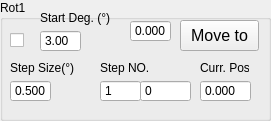
   <widget class="QGroupBox" name="rotary1Group">
    <property name="geometry">
     <rect>
      <x>10</x>
      <y>570</y>
      <width>271</width>
      <height>121</height>
     </rect>
    </property>
    <property name="title">
     <string>Rot1</string>
    </property>
    <widget class="QDoubleSpinBox" name="iRot1">
     <property name="geometry">
      <rect>
       <x>40</x>
       <y>30</y>
       <width>41</width>
       <height>22</height>
      </rect>
     </property>
     <property name="buttonSymbols">
      <enum>QAbstractSpinBox::ButtonSymbols::NoButtons</enum>
     </property>
     <property name="value">
      <double>3.000000000000000</double>
     </property>
    </widget>
    <widget class="QPushButton" name="rot1MoveTo">
     <property name="geometry">
      <rect>
       <x>180</x>
       <y>20</y>
       <width>79</width>
       <height>31</height>
      </rect>
     </property>
     <property name="font">
      <font>
       <pointsize>12</pointsize>
      </font>
     </property>
     <property name="text">
      <string>Move to</string>
     </property>
    </widget>
    <widget class="QDoubleSpinBox" name="rotary1Step">
     <property name="geometry">
      <rect>
       <x>10</x>
       <y>80</y>
       <width>41</width>
       <height>22</height>
      </rect>
     </property>
     <property name="buttonSymbols">
      <enum>QAbstractSpinBox::ButtonSymbols::NoButtons</enum>
     </property>
     <property name="decimals">
      <number>3</number>
     </property>
     <property name="value">
      <double>0.500000000000000</double>
     </property>
    </widget>
    <widget class="QSpinBox" name="rotary1StepNO">
     <property name="geometry">
      <rect>
       <x>100</x>
       <y>80</y>
       <width>41</width>
       <height>22</height>
      </rect>
     </property>
     <property name="buttonSymbols">
      <enum>QAbstractSpinBox::ButtonSymbols::NoButtons</enum>
     </property>
     <property name="maximum">
      <number>10000</number>
     </property>
     <property name="value">
      <number>1</number>
     </property>
    </widget>
    <widget class="QDoubleSpinBox" name="rot1SetPos">
     <property name="geometry">
      <rect>
       <x>130</x>
       <y>20</y>
       <width>41</width>
       <height>22</height>
      </rect>
     </property>
     <property name="buttonSymbols">
      <enum>QAbstractSpinBox::ButtonSymbols::NoButtons</enum>
     </property>
     <property name="decimals">
      <number>3</number>
     </property>
     <property name="maximum">
      <double>1000.000000000000000</double>
     </property>
    </widget>
    <widget class="QDoubleSpinBox" name="rot1CurrPos">
     <property name="geometry">
      <rect>
       <x>200</x>
       <y>80</y>
       <width>51</width>
       <height>22</height>
      </rect>
     </property>
     <property name="buttonSymbols">
      <enum>QAbstractSpinBox::ButtonSymbols::NoButtons</enum>
     </property>
     <property name="decimals">
      <number>3</number>
     </property>
     <property name="minimum">
      <double>-10.000000000000000</double>
     </property>
     <property name="maximum">
      <double>1000.000000000000000</double>
     </property>
    </widget>
    <widget class="QLabel" name="label_16">
     <property name="geometry">
      <rect>
       <x>200</x>
       <y>60</y>
       <width>49</width>
       <height>16</height>
      </rect>
     </property>
     <property name="text">
      <string>Curr. Pos.</string>
     </property>
     <property name="mytype" stdset="0">
      <string>label</string>
     </property>
    </widget>
    <widget class="QLabel" name="label_31">
     <property name="geometry">
      <rect>
       <x>40</x>
       <y>10</y>
       <width>91</width>
       <height>16</height>
      </rect>
     </property>
     <property name="text">
      <string>Start Deg. (°)</string>
     </property>
     <property name="mytype" stdset="0">
      <string>label</string>
     </property>
    </widget>
    <widget class="QLabel" name="label_32">
     <property name="geometry">
      <rect>
       <x>100</x>
       <y>60</y>
       <width>51</width>
       <height>16</height>
      </rect>
     </property>
     <property name="text">
      <string>Step NO.</string>
     </property>
     <property name="mytype" stdset="0">
      <string>label</string>
     </property>
    </widget>
    <widget class="QLabel" name="label_33">
     <property name="geometry">
      <rect>
       <x>10</x>
       <y>60</y>
       <width>81</width>
       <height>16</height>
      </rect>
     </property>
     <property name="text">
      <string>Step Size(°)</string>
     </property>
     <property name="mytype" stdset="0">
      <string>label</string>
     </property>
    </widget>
    <widget class="QCheckBox" name="activeRot1">
     <property name="geometry">
      <rect>
       <x>10</x>
       <y>30</y>
       <width>21</width>
       <height>20</height>
      </rect>
     </property>
     <property name="toolTip">
      <string>Active Instrument?</string>
     </property>
     <property name="text">
      <string/>
     </property>
     <property name="checked">
      <bool>false</bool>
     </property>
     <property name="mytype" stdset="0">
      <string>checkbox</string>
     </property>
    </widget>
    <widget class="QSpinBox" name="rotary1CurrStepNO">
     <property name="geometry">
      <rect>
       <x>140</x>
       <y>80</y>
       <width>51</width>
       <height>22</height>
      </rect>
     </property>
     <property name="buttonSymbols">
      <enum>QAbstractSpinBox::ButtonSymbols::NoButtons</enum>
     </property>
     <property name="mytype" stdset="0">
      <string>intNO</string>
     </property>
    </widget>
   </widget>
